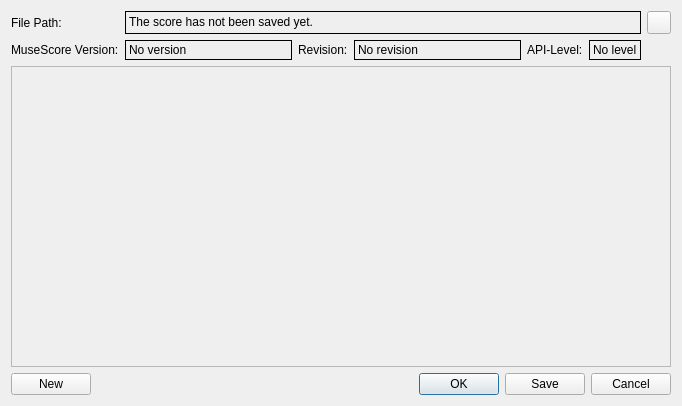
<?xml version="1.0" encoding="UTF-8"?>
<ui version="4.0">
 <class>MetaEditDialog</class>
 <widget class="QDialog" name="MetaEditDialog">
  <property name="geometry">
   <rect>
    <x>0</x>
    <y>0</y>
    <width>682</width>
    <height>406</height>
   </rect>
  </property>
  <property name="focusPolicy">
   <enum>Qt::NoFocus</enum>
  </property>
  <property name="windowTitle">
   <string>Score Properties</string>
  </property>
  <layout class="QVBoxLayout" name="verticalLayout">
   <item>
    <layout class="QGridLayout" name="gridLayout_2">
     <property name="topMargin">
      <number>0</number>
     </property>
     <item row="3" column="4">
      <widget class="QLabel" name="labelLevel">
       <property name="text">
        <string>API-Level:</string>
       </property>
       <property name="textInteractionFlags">
        <set>Qt::NoTextInteraction</set>
       </property>
      </widget>
     </item>
     <item row="3" column="0">
      <widget class="QLabel" name="labelVersion">
       <property name="minimumSize">
        <size>
         <width>0</width>
         <height>20</height>
        </size>
       </property>
       <property name="text">
        <string>MuseScore Version:</string>
       </property>
       <property name="textInteractionFlags">
        <set>Qt::NoTextInteraction</set>
       </property>
      </widget>
     </item>
     <item row="3" column="3">
      <widget class="QLabel" name="revision">
       <property name="sizePolicy">
        <sizepolicy hsizetype="Expanding" vsizetype="Preferred">
         <horstretch>0</horstretch>
         <verstretch>0</verstretch>
        </sizepolicy>
       </property>
       <property name="frameShape">
        <enum>QFrame::Panel</enum>
       </property>
       <property name="text">
        <string>No revision</string>
       </property>
       <property name="openExternalLinks">
        <bool>true</bool>
       </property>
       <property name="textInteractionFlags">
        <set>Qt::LinksAccessibleByMouse|Qt::TextSelectableByMouse</set>
       </property>
      </widget>
     </item>
     <item row="2" column="0">
      <widget class="QLabel" name="labelFilePath">
       <property name="minimumSize">
        <size>
         <width>0</width>
         <height>20</height>
        </size>
       </property>
       <property name="text">
        <string>File Path:</string>
       </property>
       <property name="textInteractionFlags">
        <set>Qt::NoTextInteraction</set>
       </property>
      </widget>
     </item>
     <item row="3" column="1">
      <widget class="QLabel" name="version">
       <property name="sizePolicy">
        <sizepolicy hsizetype="Expanding" vsizetype="Preferred">
         <horstretch>0</horstretch>
         <verstretch>0</verstretch>
        </sizepolicy>
       </property>
       <property name="toolTip">
        <string>The MuseScore version with which this score was last saved.</string>
       </property>
       <property name="accessibleDescription">
        <string>The MuseScore version with which this score was last saved.</string>
       </property>
       <property name="frameShape">
        <enum>QFrame::Panel</enum>
       </property>
       <property name="text">
        <string>No version</string>
       </property>
       <property name="textInteractionFlags">
        <set>Qt::TextSelectableByMouse</set>
       </property>
      </widget>
     </item>
     <item row="3" column="2">
      <widget class="QLabel" name="labelRevision">
       <property name="text">
        <string>Revision:</string>
       </property>
       <property name="textInteractionFlags">
        <set>Qt::NoTextInteraction</set>
       </property>
      </widget>
     </item>
     <item row="3" column="5">
      <widget class="QLabel" name="level">
       <property name="sizePolicy">
        <sizepolicy hsizetype="Preferred" vsizetype="Preferred">
         <horstretch>0</horstretch>
         <verstretch>0</verstretch>
        </sizepolicy>
       </property>
       <property name="minimumSize">
        <size>
         <width>51</width>
         <height>0</height>
        </size>
       </property>
       <property name="toolTip">
        <string>API-Level</string>
       </property>
       <property name="frameShape">
        <enum>QFrame::Panel</enum>
       </property>
       <property name="text">
        <string>No level</string>
       </property>
       <property name="textInteractionFlags">
        <set>Qt::TextSelectableByMouse</set>
       </property>
      </widget>
     </item>
     <item row="2" column="1" colspan="5">
      <widget class="QLabel" name="filePath">
       <property name="sizePolicy">
        <sizepolicy hsizetype="Expanding" vsizetype="Preferred">
         <horstretch>0</horstretch>
         <verstretch>0</verstretch>
        </sizepolicy>
       </property>
       <property name="toolTip">
        <string>Where this score is saved on your computer.</string>
       </property>
       <property name="accessibleDescription">
        <string>Where this score is saved on your computer.</string>
       </property>
       <property name="frameShape">
        <enum>QFrame::Panel</enum>
       </property>
       <property name="text">
        <string>The score has not been saved yet.</string>
       </property>
       <property name="textInteractionFlags">
        <set>Qt::TextSelectableByMouse</set>
       </property>
      </widget>
     </item>
     <item row="2" column="6">
      <widget class="QToolButton" name="revealButton"/>
     </item>
    </layout>
   </item>
   <item>
    <widget class="QScrollArea" name="scrollArea">
     <property name="widgetResizable">
      <bool>true</bool>
     </property>
     <widget class="QWidget" name="scrollAreaWidgetContents">
      <property name="geometry">
       <rect>
        <x>0</x>
        <y>0</y>
        <width>662</width>
        <height>299</height>
       </rect>
      </property>
      <layout class="QGridLayout" name="scrollAreaLayout">
       <property name="spacing">
        <number>3</number>
       </property>
      </layout>
     </widget>
    </widget>
   </item>
   <item>
    <layout class="QHBoxLayout" name="buttonLayout">
     <item>
      <widget class="QPushButton" name="newButton">
       <property name="cursor">
        <cursorShape>PointingHandCursor</cursorShape>
       </property>
       <property name="toolTip">
        <string>Add a tag to this score.</string>
       </property>
       <property name="text">
        <string>New</string>
       </property>
       <property name="autoRepeat">
        <bool>true</bool>
       </property>
       <property name="autoRepeatDelay">
        <number>500</number>
       </property>
      </widget>
     </item>
     <item>
      <spacer name="horizontalSpacer">
       <property name="orientation">
        <enum>Qt::Horizontal</enum>
       </property>
       <property name="sizeHint" stdset="0">
        <size>
         <width>40</width>
         <height>20</height>
        </size>
       </property>
      </spacer>
     </item>
     <item>
      <widget class="QDialogButtonBox" name="buttonBox">
       <property name="standardButtons">
        <set>QDialogButtonBox::Cancel|QDialogButtonBox::Ok|QDialogButtonBox::Save</set>
       </property>
      </widget>
     </item>
    </layout>
   </item>
  </layout>
 </widget>
 <tabstops>
  <tabstop>newButton</tabstop>
 </tabstops>
 <resources/>
 <connections/>
</ui>
